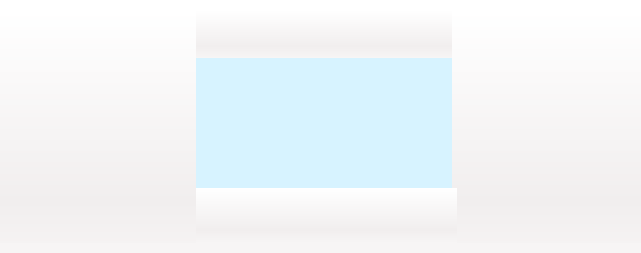
<?xml version="1.0" encoding="UTF-8"?>
<ui version="4.0">
 <class>SimulatedUIWidgetZorro</class>
 <widget class="QWidget" name="SimulatedUIWidgetZorro">
  <property name="geometry">
   <rect>
    <x>0</x>
    <y>0</y>
    <width>641</width>
    <height>253</height>
   </rect>
  </property>
  <property name="sizePolicy">
   <sizepolicy hsizetype="Fixed" vsizetype="Fixed">
    <horstretch>0</horstretch>
    <verstretch>0</verstretch>
   </sizepolicy>
  </property>
  <property name="minimumSize">
   <size>
    <width>641</width>
    <height>253</height>
   </size>
  </property>
  <property name="maximumSize">
   <size>
    <width>641</width>
    <height>253</height>
   </size>
  </property>
  <property name="windowTitle">
   <string notr="true">Taranis Zorro Simulator</string>
  </property>
  <property name="styleSheet">
   <string notr="true">background-color: qlineargradient(spread:reflect, x1:0, y1:0, x2:0, y2:1, stop:0 rgba(255, 255, 255, 255), stop:0.757062 rgba(241, 238, 238, 255), stop:1 rgba(247, 245, 245, 255));</string>
  </property>
  <layout class="QGridLayout" name="gridLayout">
   <property name="leftMargin">
    <number>0</number>
   </property>
   <property name="topMargin">
    <number>0</number>
   </property>
   <property name="rightMargin">
    <number>0</number>
   </property>
   <property name="bottomMargin">
    <number>0</number>
   </property>
   <property name="spacing">
    <number>0</number>
   </property>
   <item row="1" column="0" rowspan="3">
    <widget class="ButtonsWidget" name="leftbuttons" native="true">
     <property name="sizePolicy">
      <sizepolicy hsizetype="Fixed" vsizetype="Fixed">
       <horstretch>0</horstretch>
       <verstretch>0</verstretch>
      </sizepolicy>
     </property>
     <property name="minimumSize">
      <size>
       <width>196</width>
       <height>253</height>
      </size>
     </property>
     <property name="maximumSize">
      <size>
       <width>196</width>
       <height>253</height>
      </size>
     </property>
     <property name="styleSheet">
      <string notr="true">background:url(:/images/simulator/Zorro/left.png);</string>
     </property>
    </widget>
   </item>
   <item row="2" column="1">
    <widget class="LcdWidget" name="lcd" native="true">
     <property name="sizePolicy">
      <sizepolicy hsizetype="Fixed" vsizetype="Fixed">
       <horstretch>0</horstretch>
       <verstretch>0</verstretch>
      </sizepolicy>
     </property>
     <property name="minimumSize">
      <size>
       <width>256</width>
       <height>180</height>
      </size>
     </property>
     <property name="maximumSize">
      <size>
       <width>424</width>
       <height>180</height>
      </size>
     </property>
     <property name="styleSheet">
      <string notr="true">background-color: rgb(215, 243, 255);</string>
     </property>
    </widget>
   </item>
   <item row="1" column="2" rowspan="3">
    <widget class="ButtonsWidget" name="rightbuttons" native="true">
     <property name="sizePolicy">
      <sizepolicy hsizetype="Fixed" vsizetype="Fixed">
       <horstretch>0</horstretch>
       <verstretch>0</verstretch>
      </sizepolicy>
     </property>
     <property name="minimumSize">
      <size>
       <width>189</width>
       <height>253</height>
      </size>
     </property>
     <property name="maximumSize">
      <size>
       <width>189</width>
       <height>253</height>
      </size>
     </property>
     <property name="styleSheet">
      <string notr="true">background:url(:/images/simulator/Zorro/right.png)</string>
     </property>
    </widget>
   </item>
   <item row="1" column="1">
    <widget class="QWidget" name="top" native="true">
     <property name="sizePolicy">
      <sizepolicy hsizetype="Fixed" vsizetype="Fixed">
       <horstretch>0</horstretch>
       <verstretch>0</verstretch>
      </sizepolicy>
     </property>
     <property name="minimumSize">
      <size>
       <width>256</width>
       <height>48</height>
      </size>
     </property>
     <property name="maximumSize">
      <size>
       <width>256</width>
       <height>48</height>
      </size>
     </property>
     <property name="styleSheet">
      <string notr="true">background:url(:/images/simulator/Zorro/top.png)</string>
     </property>
    </widget>
   </item>
   <item row="3" column="1">
    <widget class="QWidget" name="bottom" native="true">
     <property name="sizePolicy">
      <sizepolicy hsizetype="Fixed" vsizetype="Fixed">
       <horstretch>0</horstretch>
       <verstretch>0</verstretch>
      </sizepolicy>
     </property>
     <property name="minimumSize">
      <size>
       <width>261</width>
       <height>55</height>
      </size>
     </property>
     <property name="maximumSize">
      <size>
       <width>261</width>
       <height>55</height>
      </size>
     </property>
     <property name="styleSheet">
      <string notr="true">background:url(:/images/simulator/Zorro/bottom.png)</string>
     </property>
    </widget>
   </item>
   <item row="0" column="0" colspan="3">
    <widget class="QLabel" name="label">
     <property name="sizePolicy">
      <sizepolicy hsizetype="Preferred" vsizetype="Fixed">
       <horstretch>0</horstretch>
       <verstretch>0</verstretch>
      </sizepolicy>
     </property>
     <property name="minimumSize">
      <size>
       <width>0</width>
       <height>10</height>
      </size>
     </property>
     <property name="maximumSize">
      <size>
       <width>16777215</width>
       <height>12</height>
      </size>
     </property>
     <property name="baseSize">
      <size>
       <width>0</width>
       <height>12</height>
      </size>
     </property>
     <property name="styleSheet">
      <string notr="true">background-color: rgb(255, 255, 255);</string>
     </property>
     <property name="text">
      <string notr="true"/>
     </property>
    </widget>
   </item>
   <item row="4" column="0" colspan="3">
    <widget class="QLabel" name="label_2">
     <property name="sizePolicy">
      <sizepolicy hsizetype="Preferred" vsizetype="Fixed">
       <horstretch>0</horstretch>
       <verstretch>0</verstretch>
      </sizepolicy>
     </property>
     <property name="minimumSize">
      <size>
       <width>0</width>
       <height>10</height>
      </size>
     </property>
     <property name="maximumSize">
      <size>
       <width>16777215</width>
       <height>10</height>
      </size>
     </property>
     <property name="styleSheet">
      <string notr="true">background-color: rgb(247, 245, 245);</string>
     </property>
     <property name="text">
      <string notr="true"/>
     </property>
    </widget>
   </item>
  </layout>
 </widget>
 <customwidgets>
  <customwidget>
   <class>LcdWidget</class>
   <extends>QWidget</extends>
   <header>lcdwidget.h</header>
   <container>1</container>
  </customwidget>
  <customwidget>
   <class>ButtonsWidget</class>
   <extends>QWidget</extends>
   <header>buttonswidget.h</header>
   <container>1</container>
  </customwidget>
 </customwidgets>
 <resources/>
 <connections/>
</ui>
